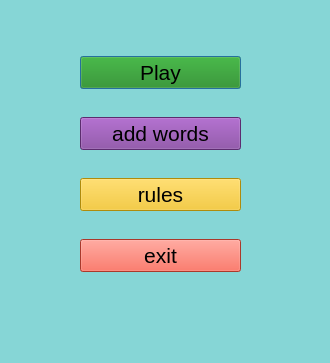
<?xml version="1.0" encoding="UTF-8"?>
<ui version="4.0">
 <class>Home</class>
 <widget class="QDialog" name="Home">
  <property name="geometry">
   <rect>
    <x>0</x>
    <y>0</y>
    <width>330</width>
    <height>363</height>
   </rect>
  </property>
  <property name="windowTitle">
   <string>Dialog</string>
  </property>
  <property name="styleSheet">
   <string notr="true">background-color: rgb(134, 214, 214);</string>
  </property>
  <widget class="QWidget" name="layoutWidget">
   <property name="geometry">
    <rect>
     <x>80</x>
     <y>30</y>
     <width>161</width>
     <height>271</height>
    </rect>
   </property>
   <layout class="QVBoxLayout" name="verticalLayout">
    <property name="spacing">
     <number>2</number>
    </property>
    <item>
     <widget class="QPushButton" name="pushButton_play">
      <property name="font">
       <font>
        <pointsize>16</pointsize>
       </font>
      </property>
      <property name="styleSheet">
       <string notr="true">background-color: rgb(26, 135, 9);</string>
      </property>
      <property name="text">
       <string>Play</string>
      </property>
     </widget>
    </item>
    <item>
     <widget class="QPushButton" name="pushButton_add_words">
      <property name="font">
       <font>
        <pointsize>16</pointsize>
       </font>
      </property>
      <property name="styleSheet">
       <string notr="true">background-color: rgb(129, 61, 156);</string>
      </property>
      <property name="text">
       <string>add words</string>
      </property>
     </widget>
    </item>
    <item>
     <widget class="QPushButton" name="pushButton_rules">
      <property name="font">
       <font>
        <pointsize>16</pointsize>
       </font>
      </property>
      <property name="styleSheet">
       <string notr="true">background-color: rgb(245, 194, 17);</string>
      </property>
      <property name="text">
       <string>rules</string>
      </property>
     </widget>
    </item>
    <item>
     <widget class="QPushButton" name="pushButton_exit">
      <property name="font">
       <font>
        <pointsize>16</pointsize>
       </font>
      </property>
      <property name="styleSheet">
       <string notr="true">background-color: rgb(238, 80, 62);</string>
      </property>
      <property name="text">
       <string>exit</string>
      </property>
     </widget>
    </item>
   </layout>
  </widget>
 </widget>
 <resources/>
 <connections/>
</ui>
